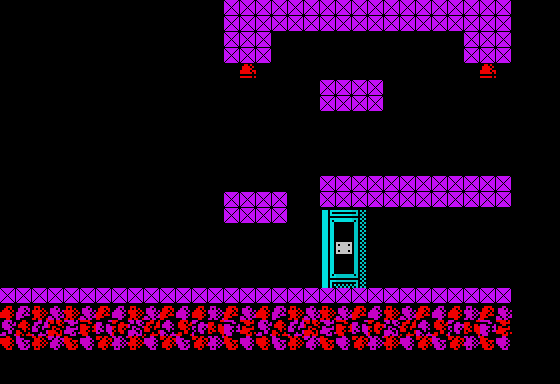

Below is a game level as drawn by its tile map, then a one-line description and the .tmx that defines it (tile-layer data replaced by summaries):
An orthogonal 35x24 tile map with 16x16 px tiles, 4 tile layers (Stars, Tile Layer 1, Tile Layer 2, Collision), 35 tilesets and 7 objects (2x ship_fire, 2x teleport, vitorc, ammo_pack, fir_creator).

<map version="1.0" orientation="orthogonal" width="35" height="24" tilewidth="16" tileheight="16">
 <properties>
  <property name="background_color" value="#000000" />
  <property name="nextLevel" value="L03S08" />
 </properties>
 <tileset firstgid="1" name="tiles" tilewidth="16" tileheight="16">
  <image source="../images/tiles.gif" width="240" height="512" />
 </tileset>
 <tileset firstgid="481" name="metatiles" tilewidth="16" tileheight="16">
  <image source="../images/metatiles.gif" width="128" height="16" />
  <tile id="0">
   <properties>
    <property name="type" value="solid" />
   </properties>
  </tile>
 </tileset>
 <tileset firstgid="489" name="ship" tilewidth="176" tileheight="128">
  <image source="../images/ship.gif" width="176" height="128" />
 </tileset>
 <tileset firstgid="490" name="ship_fire" tilewidth="16" tileheight="32">
  <image source="../images/ship_fire.gif" width="48" height="128" />
 </tileset>
 <tileset firstgid="502" name="light" tilewidth="16" tileheight="16">
  <image source="../images/light.gif" width="128" height="32" />
 </tileset>
 <tileset firstgid="518" name="vitorc" tilewidth="48" tileheight="64">
  <image source="../images/vitorc.gif" width="528" height="64" />
 </tileset>
 <tileset firstgid="529" name="turret" tilewidth="96" tileheight="80">
  <image source="../images/turret.gif" width="96" height="80" />
 </tileset>
 <tileset firstgid="530" name="cocoon" tilewidth="80" tileheight="128">
  <image source="../images/cocoon.gif" width="80" height="128" />
 </tileset>
 <tileset firstgid="531" name="radar" tilewidth="80" tileheight="128">
  <image source="../images/radar.gif" width="80" height="128" />
 </tileset>
 <tileset firstgid="532" name="rocket" tilewidth="64" tileheight="96">
  <image source="../images/rocket.gif" width="64" height="96" />
 </tileset>
 <tileset firstgid="533" name="grenade_pack" tilewidth="32" tileheight="32">
  <image source="../images/grenade_pack.gif" width="32" height="32" />
 </tileset>
 <tileset firstgid="534" name="teleport" tilewidth="64" tileheight="96">
  <image source="../images/teleport.gif" width="512" height="96" />
 </tileset>
 <tileset firstgid="542" name="piston" tilewidth="48" tileheight="64">
  <image source="../images/piston.gif" width="48" height="64" />
 </tileset>
 <tileset firstgid="543" name="bubble" tilewidth="32" tileheight="32">
  <image source="../images/bubble.gif" width="96" height="192" />
 </tileset>
 <tileset firstgid="561" name="rocks" tilewidth="16" tileheight="16">
  <image source="../images/rocks.gif" width="512" height="48" />
 </tileset>
 <tileset firstgid="657" name="incubator" tilewidth="64" tileheight="96">
  <image source="../images/incubator.gif" width="64" height="96" />
 </tileset>
 <tileset firstgid="658" name="ammo_pack" tilewidth="32" tileheight="32">
  <image source="../images/ammo_pack.gif" width="32" height="32" />
 </tileset>
 <tileset firstgid="659" name="double_launcher" tilewidth="64" tileheight="48">
  <image source="../images/double_launcher.gif" width="64" height="48" />
 </tileset>
 <tileset firstgid="660" name="mine" tilewidth="32" tileheight="16">
  <image source="../images/mine.gif" width="32" height="16" />
 </tileset>
 <tileset firstgid="661" name="missile_guidance" tilewidth="64" tileheight="64">
  <image source="../images/missile_guidance.gif" width="64" height="64" />
 </tileset>
 <tileset firstgid="662" name="gate" tilewidth="16" tileheight="16">
  <image source="../images/gate.gif" width="176" height="144" />
 </tileset>
 <tileset firstgid="761" name="interceptor" tilewidth="32" tileheight="32">
  <image source="../images/interceptor.gif" width="96" height="192" />
 </tileset>
 <tileset firstgid="779" name="jellyfish" tilewidth="32" tileheight="32">
  <image source="../images/jellyfish.gif" width="96" height="192" />
 </tileset>
 <tileset firstgid="797" name="egg" tilewidth="16" tileheight="16">
  <image source="../images/egg.png" width="32" height="16" />
 </tileset>
 <tileset firstgid="799" name="waggon" tilewidth="64" tileheight="80">
  <image source="../images/waggon.gif" width="64" height="80" />
 </tileset>
 <tileset firstgid="800" name="combined_launcher_top" tilewidth="80" tileheight="32">
  <image source="../images/combined_launcher_top.gif" width="80" height="32" />
 </tileset>
 <tileset firstgid="801" name="combined_launcher_bottom" tilewidth="96" tileheight="32">
  <image source="../images/combined_launcher_bottom.gif" width="96" height="32" />
 </tileset>
 <tileset firstgid="802" name="square_light" tilewidth="16" tileheight="16">
  <image source="../images/square_light.gif" width="128" height="16" />
 </tileset>
 <tileset firstgid="810" name="discharge" tilewidth="64" tileheight="32">
  <image source="../images/discharge.gif" width="320" height="256" />
 </tileset>
 <tileset firstgid="850" name="fungus" tilewidth="48" tileheight="64">
  <image source="../images/fungus.gif" width="48" height="64" />
 </tileset>
 <tileset firstgid="851" name="louse" tilewidth="32" tileheight="32">
  <image source="../images/louse.gif" width="96" height="192" />
 </tileset>
 <tileset firstgid="869" name="beam" tilewidth="16" tileheight="256">
  <image source="../images/beam.gif" width="128" height="256" />
 </tileset>
 <tileset firstgid="877" name="gate" tilewidth="176" tileheight="144">
  <image source="../images/gate.gif" width="176" height="144" />
 </tileset>
 <tileset firstgid="878" name="flasher" tilewidth="32" tileheight="32">
  <image source="../images/flasher.gif" width="64" height="192" />
 </tileset>
 <tileset firstgid="890" name="fir" tilewidth="32" tileheight="32">
  <image source="../images/fir.gif" width="32" height="192" />
 </tileset>
 <layer name="Stars" width="35" height="24">
  <data>[840 cells, 0 non-empty, 0 distinct tile ids]</data>
 </layer>
 <objectgroup name="Object Layer 3" width="35" height="24" />
 <layer name="Tile Layer 1" width="35" height="24">
  <data>[840 cells, 64 non-empty, 1 distinct tile ids]</data>
 </layer>
 <objectgroup color="#a41e0c" name="Object Layer 1" width="35" height="24">
  <object name="vitorc" gid="518" x="0" y="288" />
  <object name="ship_fire" gid="494" x="480" y="112" />
  <object name="ship_fire" gid="494" x="240" y="112" />
  <object name="ammo_pack" gid="658" x="416" y="288" />
  <object name="fir_creator" gid="891" x="512" y="112">
   <properties>
    <property name="behavior" value="swing_and_acceleration" />
    <property name="delay" value="0.5" />
   </properties>
  </object>
 </objectgroup>
 <objectgroup name="Object Layer 2" width="35" height="24">
  <object name="teleport" gid="534" x="320" y="176" />
  <object name="teleport" gid="534" x="224" y="288" />
 </objectgroup>
 <layer name="Tile Layer 2" width="35" height="24">
  <data>[840 cells, 221 non-empty, 132 distinct tile ids]</data>
 </layer>
 <objectgroup name="Object Layer 4" width="35" height="24" />
 <layer name="Collision" width="35" height="24">
  <data>[840 cells, 120 non-empty, 1 distinct tile ids]</data>
 </layer>
</map>
